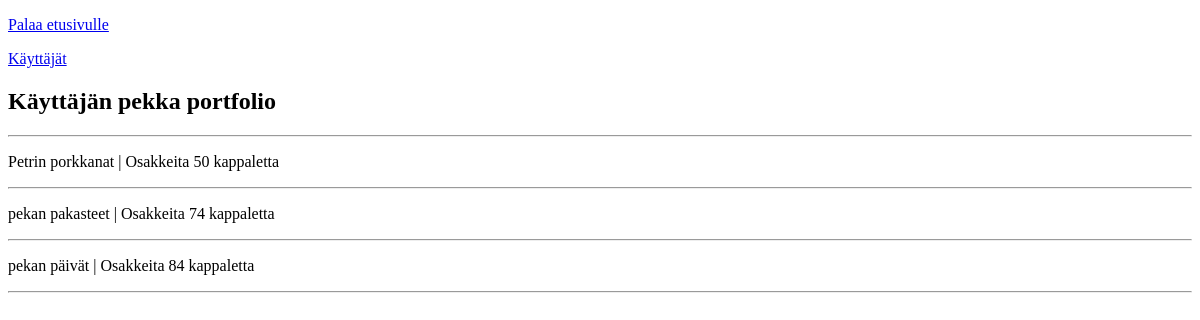
The page /users/pekka on the database as committed earlier.
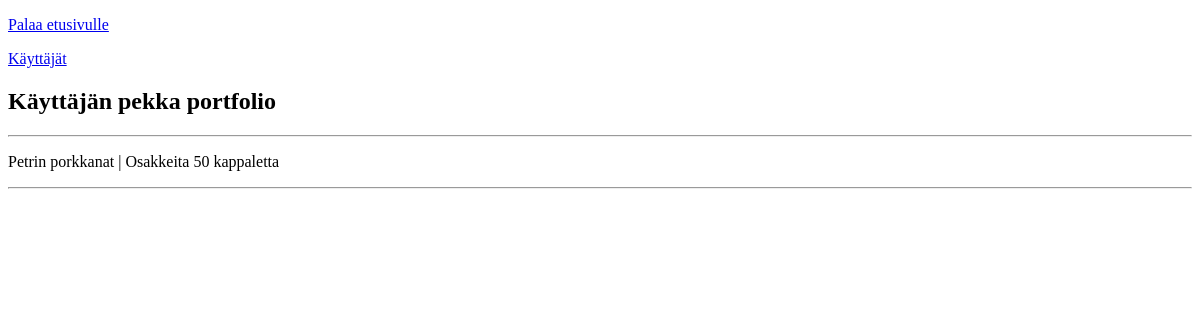
The same page on the database as committed later.
### tables this page shows
CREATE TABLE portfolios (id INTEGER PRIMARY KEY, user_id INTEGER REFERENCES users, company_id INTEGER REFERENCES companies, amount INTEGER);

CREATE TABLE companies (id INTEGER PRIMARY KEY, name TEXT UNIQUE, stock_amount INTEGER, last_price INTEGER, owner TEXT, industry TEXT);

### app.py (the view)
@app.route("/users/<string:username>")
def show_user(username):
    portfolio = user.get_portfolio(username)
    return render_template("user.html", portfolio = portfolio, username = username)

### db.py (called while the page is built)
def get_connection():
    con = sqlite3.connect("database.db")
    con.execute("PRAGMA foreign_keys = ON")
    con.row_factory = sqlite3.Row
    return con

def query(sql, params=[]):
    con = get_connection()
    result = con.execute(sql, params).fetchall()
    con.close()
    return result

### user.py (called while the page is built)
def get_portfolio(username):
    sql = """SELECT c.name, p.amount
            FROM companies c, portfolios p, users u
            WHERE c.id = p.company_id AND u.id = p.user_id AND u.username = ? """
    return db.query(sql, [username])

### templates/user.html (shortened to what this page needs)
<!DOCTYPE html>
<html>
<head>
</head>
<body>
  <p>
    <a href="/">Palaa etusivulle</a>
  </p>
  <p>
    <a href="/users">Käyttäjät</a>
  </p>
  <h2> Käyttäjän {{ username }} portfolio</h2>
  <hr />
  {% for company in portfolio %}
  <p>
     {{ company.name }} | Osakkeita {{ company.amount }} kappaletta
  <hr />
  {% endfor %}
</body>

Rows that differ between the two databases and show on the page:
removed portfolios: name "pekan pakasteet", amount "74"
removed portfolios: name "pekan päivät", amount "84"
